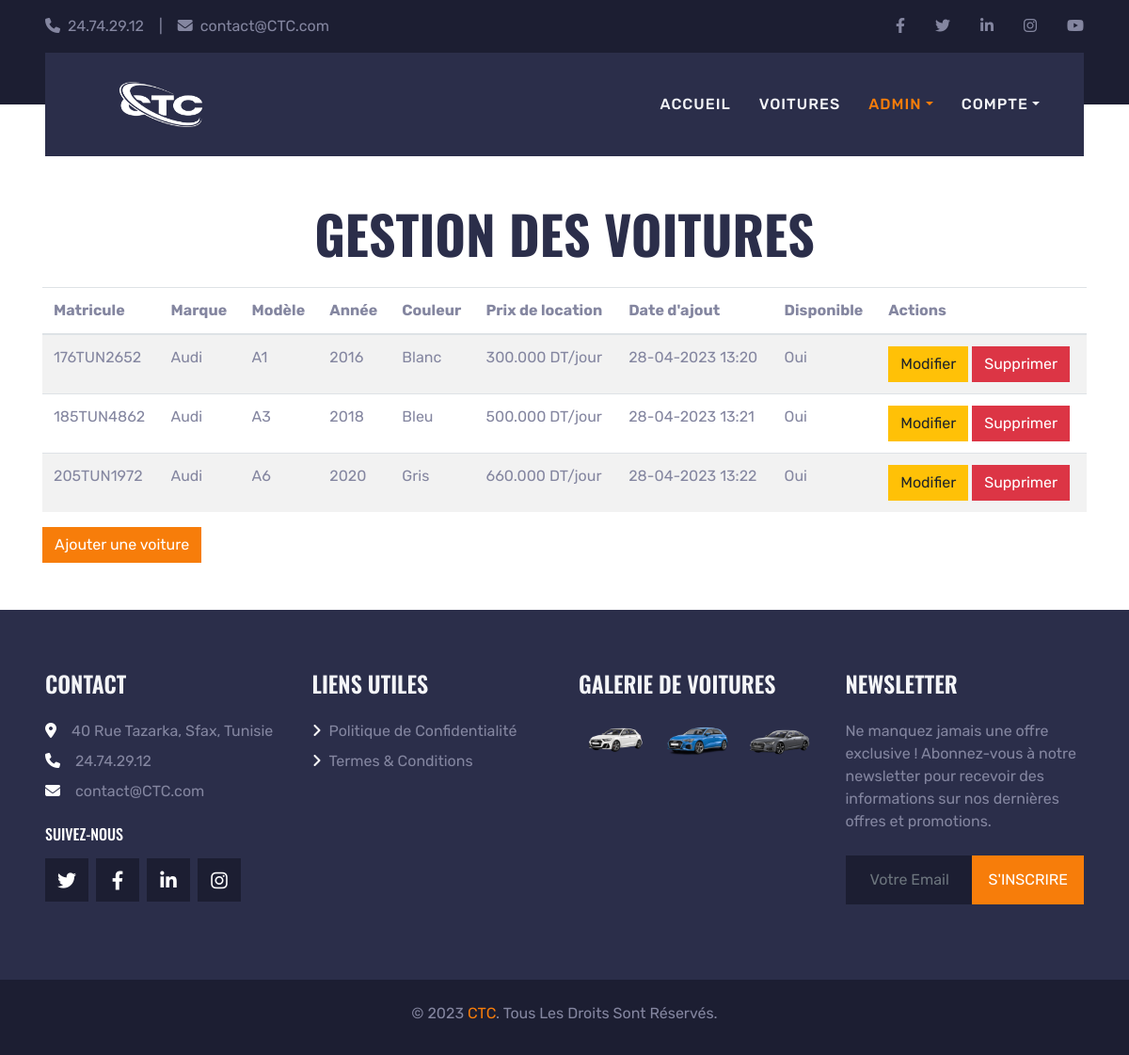
Page /gestion_voitures.php (signed in) on the committed database.
### tables this page shows
CREATE TABLE `voiture` (
  `idVoiture` int(11) NOT NULL,
  `matricule` varchar(10) NOT NULL,
  `marque` varchar(255) NOT NULL,
  `modele` varchar(255) NOT NULL,
  `annee` year(4) NOT NULL,
  `couleur` varchar(255) NOT NULL,
  `prixLocation` decimal(10,3) NOT NULL,
  `disponible` tinyint(1) NOT NULL,
  `image` varchar(255) NOT NULL,
  `dateAjout` datetime NOT NULL DEFAULT current_timestamp()
);

### gestion_voitures.php (the view, shortened to what this page needs)
<!DOCTYPE html>
<html lang="fr">
<head>
    <?php include('view/header.php') ?>
</head>
<body>
    <header>
        <div class="container-fluid bg-dark py-3 px-lg-5 d-none d-lg-block">
            <div class="row">
                <div class="col-md-6 text-center text-lg-left mb-2 mb-lg-0">
                    <div class="d-inline-flex align-items-center">
                        <a class="text-body pr-3" href=""><i class="fa fa-phone mr-2"></i>24.74.29.12</a>
                        <span class="text-body">|</span>
                        <a class="text-body px-3" href=""><i class="fa fa-envelope mr-2"></i>contact@CTC.com</a>
                    </div>
                </div>
                <div class="col-md-6 text-center text-lg-right">
                    <div class="d-inline-flex align-items-center">
                        <a class="text-body px-3" href="">
                            <i class="fab fa-facebook-f"></i>
                        </a>
                        <a class="text-body px-3" href="">
                            <i class="fab fa-twitter"></i>
                        </a>
                        <a class="text-body px-3" href="">
                            <i class="fab fa-linkedin-in"></i>
                        </a>
                        <a class="text-body px-3" href="">
                            <i class="fab fa-instagram"></i>
                        </a>
                        <a class="text-body pl-3" href="">
                            <i class="fab fa-youtube"></i>
                        </a>
                    </div>
                </div>
            </div>
        </div>
        <div class="container-fluid position-relative nav-bar p-0">
            <div class="position-relative px-lg-5" style="z-index: 9">
                <nav class="navbar navbar-expand-lg bg-secondary navbar-dark py-3 py-lg-0 pl-3 pl-lg-5">
                    <a class="navbar-brand" href="index.php"><img height="100" width="150" src="img/logo.png" alt="logo"></a>
                    <div class="collapse navbar-collapse justify-content-between px-3" id="navbarCollapse">
                        <ul class="navbar-nav ml-auto">
                            <a href="index.php" class="nav-item nav-link">Accueil</a>
                            <a href="voitures.php" class="nav-item nav-link">Voitures</a>
                            <?php
                            echo '<div class="nav-item dropdown">
                                <a href="#" class="nav-link dropdown-toggle active" data-toggle="dropdown">Admin</a>
                                <div class="dropdown-menu rounded-0 m-0">
                                    <a href="gestion_voitures.php" class="dropdown-item active">Gestion voitures</a>
                                    <a href="gestion_locations.php" class="dropdown-item">Gestion locations</a>
                                    <a href="gestion_clients.php" class="dropdown-item">Gestion clients</a>';
                            echo '</div>
                            </div>
                                <div class="nav-item dropdown">
                                    <a href="#" class="nav-link dropdown-toggle" data-toggle="dropdown">Compte</a>
                                    <div class="dropdown-menu rounded-0 m-0">
                                        <a href="profil.php" class="dropdown-item">Profil</a>
                                        <a href="deconnexion.php" class="dropdown-item">Déconnecter</a>
                                    </div>
                                </div>';
                            ?>
                        </ul>
                    </div>
                </nav>
            </div>
        </div>
    </header>
    <main class="container mt-5">
        <h1 class="display-4 text-uppercase text-center mb-4">Gestion des voitures</h1>
        <?php
        require_once('config/bd.php');
        $req = $bdd->prepare('SELECT * FROM voiture');
        $req->execute();
        if ($req->rowCount() == 0) {
            echo '<p class="alert alert-warning">Il n\'y a aucune voiture.</p>';
        } else {
            echo '<table class="table table-striped">
                    <thead>
                        <tr>
                            <th>Matricule</th>
                            <th>Marque</th>
                            <th>Modèle</th>
                            <th>Année</th>
                            <th>Couleur</th>
                            <th>Prix de location</th>
                            <th>Date d\'ajout</th>
                            <th>Disponible</th>
                            <th>Actions</th>
                        </tr>
                    </thead>
                    <tbody>';
        }
        while ($voiture = $req->fetch()) {
            echo '<tr>';
            echo '<td>' . $voiture['matricule'] . '</td>';
            echo '<td>' . $voiture['marque'] . '</td>';
            echo '<td>' . $voiture['modele'] . '</td>';
            echo '<td>' . $voiture['annee'] . '</td>';
            echo '<td>' . $voiture['couleur'] . '</td>';
            echo '<td>' . $voiture['prixLocation'] . ' DT/jour</td>';
            echo '<td>' . date('d-m-Y H:i', strtotime($voiture['dateAjout'])) . '</td>';
            echo '<td>' . ($voiture['disponible'] ? 'Oui' : 'Non') . '</td>';
            echo '<td>';
            echo '<a class="btn btn-warning" href="modification_voiture.php?idVoiture=' . $voiture['idVoiture'] . '">Modifier</a>';
            echo '<a class="btn btn-danger" href="suppression_voiture.php?idVoiture=' . $voiture['idVoiture'] . '">Supprimer</a>';
            echo '</td>';
            echo '</tr>';
        }
        ?>
        </tbody>
        </table>
        <a href="ajout_voiture.php" class="btn btn-primary">Ajouter une voiture</a>
    </main>
    <?php include('view/footer.php') ?>
</body>
</html>

### css/style.css (style rules this page uses)
:root { --primary: #f77d0a; --secondary: #2b2e4a; --light: #f4f5f8; --dark: #1c1e32; }
h1, h2, .font-weight-bold { font-weight: 700 !important; }
.nav-bar::before { position: absolute; content: ""; width: 100%; height: 50%; top: 0; left: 0; background: var(--dark); }
.nav-bar::after { position: absolute; content: ""; width: 100%; height: 50%; bottom: 0; left: 0; background: #ffffff; }
.navbar-dark .navbar-nav .nav-link { padding: 30px 15px; font-size: 16px; font-weight: 500; letter-spacing: 1px; text-transform: uppercase; color: var(--light); outline: none; }
.navbar-dark .navbar-nav .nav-link:hover, .navbar-dark .navbar-nav .nav-link.active { color: var(--primary); }

### rows in the picture
voiture: matricule "176TUN2652", marque "Audi", modele "A1", annee "2016", couleur "Blanc", prixLocation "300.000", dateAjout "28-04-2023 13:20", disponible "Oui"
voiture: matricule "185TUN4862", marque "Audi", modele "A3", annee "2018", couleur "Bleu", prixLocation "500.000", dateAjout "28-04-2023 13:21", disponible "Oui"
voiture: matricule "205TUN1972", marque "Audi", modele "A6", annee "2020", couleur "Gris", prixLocation "660.000", dateAjout "28-04-2023 13:22", disponible "Oui"
